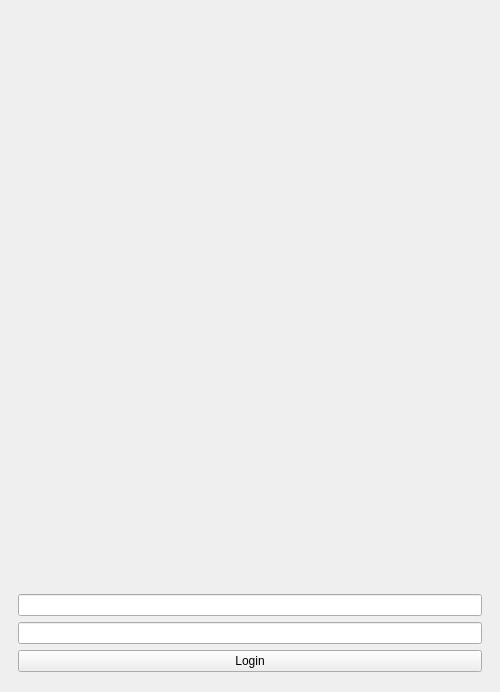
<?xml version="1.0" encoding="UTF-8"?>
<ui version="4.0">
 <class>LoginWindow</class>
 <widget class="QMainWindow" name="LoginWindow">
  <property name="enabled">
   <bool>true</bool>
  </property>
  <property name="geometry">
   <rect>
    <x>0</x>
    <y>0</y>
    <width>500</width>
    <height>692</height>
   </rect>
  </property>
  <property name="sizePolicy">
   <sizepolicy hsizetype="Fixed" vsizetype="Fixed">
    <horstretch>0</horstretch>
    <verstretch>0</verstretch>
   </sizepolicy>
  </property>
  <property name="windowTitle">
   <string>Inspekcje</string>
  </property>
  <property name="tabShape">
   <enum>QTabWidget::TabShape::Rounded</enum>
  </property>
  <widget class="QWidget" name="centralwidget">
   <property name="sizePolicy">
    <sizepolicy hsizetype="Fixed" vsizetype="Fixed">
     <horstretch>0</horstretch>
     <verstretch>0</verstretch>
    </sizepolicy>
   </property>
   <property name="styleSheet">
    <string notr="true"/>
   </property>
   <layout class="QVBoxLayout" name="verticalLayout">
    <property name="leftMargin">
     <number>18</number>
    </property>
    <property name="topMargin">
     <number>20</number>
    </property>
    <property name="rightMargin">
     <number>18</number>
    </property>
    <property name="bottomMargin">
     <number>20</number>
    </property>
    <item>
     <widget class="QPushButton" name="btnSettings">
      <property name="minimumSize">
       <size>
        <width>16</width>
        <height>16</height>
       </size>
      </property>
      <property name="maximumSize">
       <size>
        <width>16</width>
        <height>16</height>
       </size>
      </property>
      <property name="styleSheet">
       <string notr="true">QPushButton {
        background: transparent;
        border: none;
        padding: 0px;
        margin: 0px;
    }</string>
      </property>
      <property name="text">
       <string/>
      </property>
     </widget>
    </item>
    <item>
     <spacer name="verticalSpacer_2">
      <property name="orientation">
       <enum>Qt::Orientation::Vertical</enum>
      </property>
      <property name="sizeHint" stdset="0">
       <size>
        <width>20</width>
        <height>40</height>
       </size>
      </property>
     </spacer>
    </item>
    <item>
     <widget class="QLabel" name="label">
      <property name="sizePolicy">
       <sizepolicy hsizetype="Fixed" vsizetype="Fixed">
        <horstretch>0</horstretch>
        <verstretch>0</verstretch>
       </sizepolicy>
      </property>
      <property name="maximumSize">
       <size>
        <width>16777215</width>
        <height>16777215</height>
       </size>
      </property>
      <property name="autoFillBackground">
       <bool>false</bool>
      </property>
      <property name="text">
       <string/>
      </property>
      <property name="pixmap">
       <pixmap resource="res.qrc">:/res/logo.svg</pixmap>
      </property>
      <property name="scaledContents">
       <bool>true</bool>
      </property>
      <property name="alignment">
       <set>Qt::AlignmentFlag::AlignCenter</set>
      </property>
     </widget>
    </item>
    <item>
     <spacer name="verticalSpacer">
      <property name="orientation">
       <enum>Qt::Orientation::Vertical</enum>
      </property>
      <property name="sizeHint" stdset="0">
       <size>
        <width>20</width>
        <height>40</height>
       </size>
      </property>
     </spacer>
    </item>
    <item>
     <widget class="QLineEdit" name="lineEditLogin"/>
    </item>
    <item>
     <widget class="QLineEdit" name="lineEditPassword">
      <property name="echoMode">
       <enum>QLineEdit::EchoMode::Password</enum>
      </property>
     </widget>
    </item>
    <item>
     <widget class="QPushButton" name="pushButtonSubmit">
      <property name="text">
       <string>Login</string>
      </property>
     </widget>
    </item>
   </layout>
  </widget>
 </widget>
 <resources>
  <include location="res.qrc"/>
 </resources>
 <connections/>
</ui>
